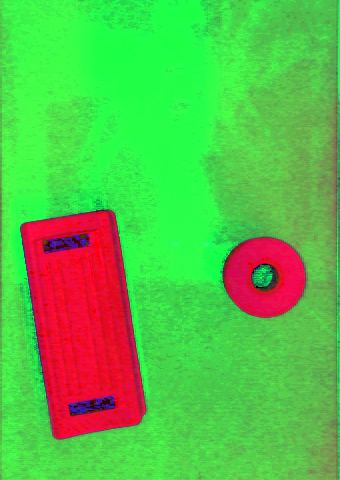
#> input picture hsv_img.png, 340 x 480 px, given in place of the camera
$ python color_recognition.py
#> lines starting #> are read from the running program, lines starting #| are printed output that depends on the picture; after the words box and inside, x2 and y2 are one past the last pixel; in counts of white or black regions, pixels touching at a corner belong together
import cv2 as cv
import numpy as np

camera=cv.VideoCapture(2)
ROI_rect = (150,0,640-150,480)
contours_min_area = 2000

lower_green = np.array([35, 45, 0])
upper_green = np.array([100, 255, 255])

def hsv_trackbar(img_hsv):
    '''通过调节滑动条，得到图片的hsv，输入需为hsv色彩空间的图片'''
    #定义滑动条回调函数，此处pass用作占位语句保持程序结构的完整性
    def nothing(x):
        pass
    #新建窗口
    cv.namedWindow('winName')
    #新建6个滑动条，表示颜色范围的上下边界，这里滑动条的初始化位置即为黄色的颜色范围
    cv.createTrackbar('LowerbH','winName',0,255,nothing)
    cv.createTrackbar('LowerbS','winName',0,255,nothing)
    cv.createTrackbar('LowerbV','winName',0,255,nothing)
    cv.createTrackbar('UpperbH','winName',255,255,nothing)
    cv.createTrackbar('UpperbS','winName',255,255,nothing)
    cv.createTrackbar('UpperbV','winName',255,255,nothing)
    while(1):
        #函数cv.getTrackbarPos()范围当前滑块对应的值
        lowerbH=cv.getTrackbarPos('LowerbH','winName')
        lowerbS=cv.getTrackbarPos('LowerbS','winName')
        lowerbV=cv.getTrackbarPos('LowerbV','winName')
        upperbH=cv.getTrackbarPos('UpperbH','winName')
        upperbS=cv.getTrackbarPos('UpperbS','winName')
        upperbV=cv.getTrackbarPos('UpperbV','winName')
        #得到目标颜色的二值图像，用作cv.bitwise_and()的掩模
        img_target=cv.inRange(img_hsv,(lowerbH,lowerbS,lowerbV),(upperbH,upperbS,upperbV))
        #输入图像与输入图像在掩模条件下按位与，得到掩模范围内的原图像
        img_specifiedColor=cv.bitwise_and(img_hsv,img_hsv,mask=img_target)
        cv.imshow('winName',img_specifiedColor)
        if cv.waitKey(1)==27:
            break
    cv.destroyAllWindows()

def find_contours(img, img_bin):
    '''
    查找面积大于某个值的所有轮廓，并在原图中画出每个轮廓的中点，返回为轮廓中点和面积的列表

    输入：img-原图片， img_bin-原图经过处理后的二值化图片

    返回：contours_list=[cX_1,cY_1,area1,cX_2,cY_2,area2...]

    '''
    contours,hierarchy = cv.findContours(img_bin.copy(), cv.RETR_EXTERNAL,cv.CHAIN_APPROX_SIMPLE)
    contours_list = []
    for index in range(len(contours)) :
        area = cv.contourArea(contours[index])
        if(area < contours_min_area):
            continue
        M = cv.moments(contours[index])
        cX = int(M["m10"] / M["m00"])
        cY = int(M["m01"] / M["m00"])
        contours_list.append(cX),contours_list.append(cY),contours_list.append(int(area))
        cv.circle(img, (cX, cY), 3, (0, 0, 255), -1)
        print("(" + str(cX) + "," + str(cY) + ",area=" + str(area) + ")    ", end="")
    print("")
    # print(contours_list)
    return contours_list

def color_recognition(img, point):
    pass

def main():
    while(True):
        ret ,img = camera.read()
#> img is the input picture: shape (480, 340, 3); mean B, G, R 72.1, 187.8, 91.2
        # img = cv.resize(img, (480,360))
        ROI_img = img[ROI_rect[1]:ROI_rect[1]+ROI_rect[3],ROI_rect[0]:ROI_rect[2]]
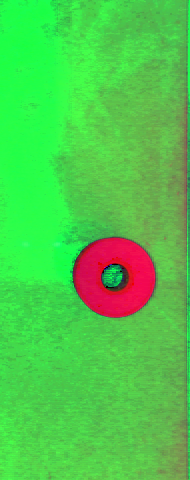
#> ROI_img: shape (480, 190, 3); mean B, G, R 75.4, 200.4, 80.2
        cv.line(img,(145,0),(145,480),(0,255,255),thickness=2)  #画线
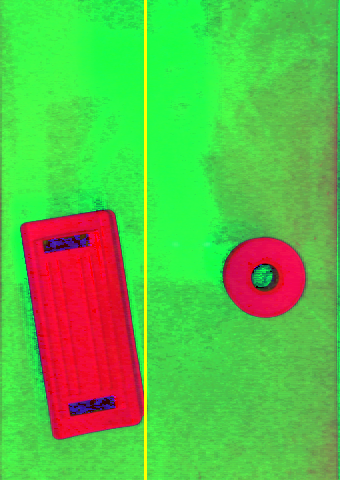
#> img: shape (480, 340, 3); 0.88% of pixels changed, all inside (x1, y1, x2, y2) = (144, 0, 147, 480)
        cv.line(img,(640-145,0),(640-145,480),(0,255,255),thickness=2)

        hsv_img = cv.cvtColor(ROI_img, cv.COLOR_BGR2HSV) # 将图片转为灰度图
#> hsv_img: shape (480, 190, 3); mean H, S, V 65, 175.6, 211

        # gray_img = cv.cvtColor(ROI_img, cv.COLOR_BGR2GRAY) # 将图片转为灰度图
        # ret, img_bin = cv.threshold(gray_img, 100, 255, cv.THRESH_BINARY) # 将灰度图转为二值化图片

        img_mask = cv.inRange(hsv_img, lower_green, upper_green) # 限定范围，转为二值化图片，这里只保留绿色分量
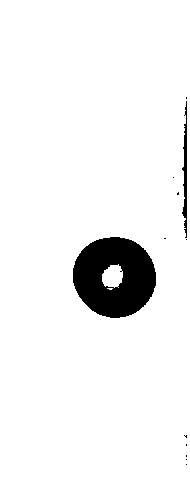
#> img_mask: shape (480, 190); 94.2% white; 12 black regions (10 under 20 px), largest, box (x1, y1, x2, y2) and area: (73, 237, 156, 318) 4875, (182, 101, 187, 238) 365
        img_bin = cv.bitwise_not(img_mask) #将图片反转，这里只保留除绿色的其他分量
#> img_bin: shape (480, 190); 5.8% white; 12 white regions (10 under 20 px)

        img_bin = cv.GaussianBlur(img_bin,(5,5),0) #高斯模糊
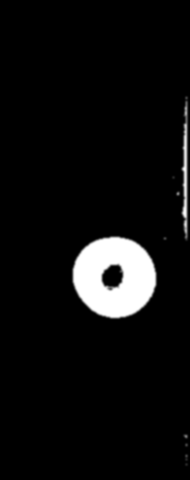
#> img_bin: shape (480, 190); min 0, max 255, mean 14.7
        kernel = cv.getStructuringElement(cv.MORPH_RECT,(7, 7)) #设置形态学运算所需要的卷积核
        img_bin = cv.erode(img_bin,kernel)          #腐蚀图像
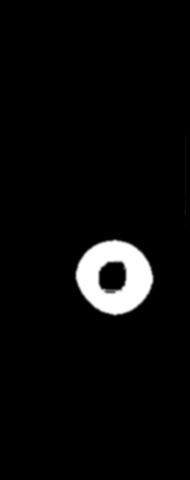
#> img_bin: shape (480, 190); min 0, max 255, mean 10.1
        img_bin = cv.dilate(img_bin,kernel)        #膨胀图像

        find_contours(ROI_img,img_bin)
#> in find_contours, `contours,hierarchy = cv.findContours(img_bin.copy(), cv.RETR_EXTERNAL,..`: contours = 2 contours; box (x1, y1, x2, y2) and area: (71, 235, 158, 320) 5810, (181, 122, 189, 232) 675
#> the loop in find_contours, `for index in range(len(contours)) :` made 2 passes
#> (area, cX, cY) on pass 1: (5810.5, 114, 276)
#> area on pass 2: 675
#| (114,276,area=5810.5)
#> after the loop in find_contours, `for index in range(len(contours)) :`: contours_list = [114, 276, 5810]


        # [5 lines of commented-out code are left out]
        cv.imshow("img_bin", img_bin)
        cv.imshow("camera", ROI_img)


        if(cv.waitKey(1)==27):   #按下Esc键关闭窗口
#> (key Esc is pressed here)
            break
        elif(cv.waitKey(1)==ord('c')):
            cv.imwrite("hsv_img"+'.png',hsv_img)
    camera.release()

main()

# [4 lines of commented-out code are left out]
